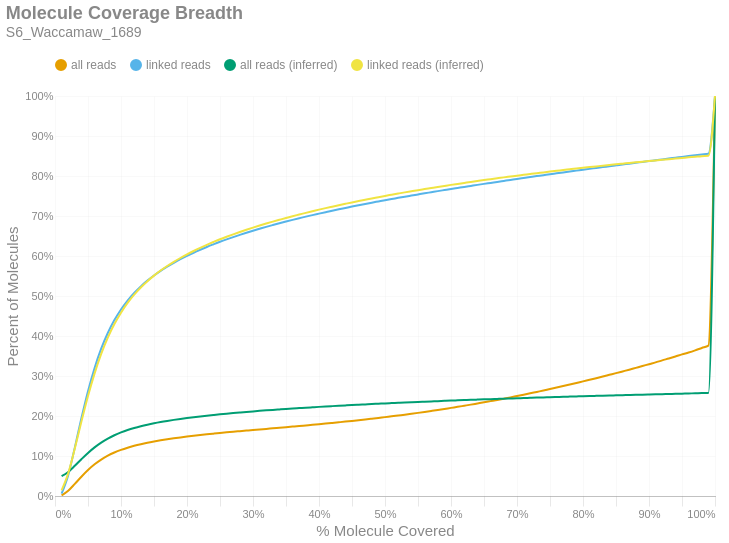

Source (notebook cell):
### Markdown cell above
### Molecule Read Coverage
This chart shows molecule coverage breadth as computed by the number of bases aligned to that molecule. In other words, "*how much of each unique long molecule is actually sequenced/aligned?*" Keep in mind there is a distinction between sequences and alignments, since some sequences belonging to a particular molecule may not align well and wouldn't appear in the alignment data. This chart also shows molecule coverage breadth as computed by the *inferred fragment* from which the aligned sequences originate. Unlike read coverage, this calculation takes into account the total insert size, including unsequenced gaps between the forward and reverse reads. Like the previous figures, these are cumulative percents.

### Code cell
if SKIPLR:
    print_html(f"Skipped")
else:
    binned_df = consolidated_hist(valids['coverage_bp'], mask, 0.01, True)
    binned_df_inf = consolidated_hist(valids['coverage_inserts'], mask, 0.01, True)
    binned_df = binned_df.with_columns(pl.lit(binned_df_inf['all reads (cumsum)']).alias('all reads (inferred)'))
    binned_df = binned_df.with_columns(pl.lit(binned_df_inf['linked reads (cumsum)']).alias('linked reads (inferred)'))
    binned_df = binned_df.with_columns(
        (pl.col('bin').cast(pl.Float64) + 0.01).alias('right_edge')
    )

    with SafeRender(binned_df):
        (
            density_plot(binned_df, 'Molecule Coverage Breadth', samplename, 'molcov', ['all reads (inferred)','linked reads (inferred)'])
            .encode(
                #x=alt.X('bin:Q', title="% Molecule Covered").axis(format = '%').scale(padding=0),
                x=alt.X('right_edge:Q', title="% Molecule Covered").axis(format='%').scale(padding=0),
                y=alt.Y('value:Q', title='Percent of Molecules')
                    .axis(format='%')
                    .stack(False)
                    .scale(domainMin=0, padding=0),
                color=alt.Color("key:N").scale(domain = ["all reads", "linked reads", "all reads (inferred)", "linked reads (inferred)"]),
                tooltip = [
                    alt.Tooltip("key:N", title = "Data Type"),
                    alt.Tooltip("range_label:N", title="% Molecule Covered"),
                    alt.Tooltip("value:Q", format = ".2%", title="% Molecules")
                ]
            )
        ).display()

### Figure 1 — Vega-Lite specification as saved in the notebook (floating-point values rounded to 4 significant figures)
{"width": "container", "height": 400, "config": {"title": {"anchor": "start", "dy": -15, "fontSize": 18, "color": "#888888", "subtitleColor": "#888888", "subtitleFontSize": 14}, "arc": {"fill": "#0072B2"}, "axis": {"domainColor": "#888888", "domainWidth": 0.5, "gridWidth": 0.2, "grid": false, "titleFontWeight": 400, "titleFontSize": 15, "labelFontSize": 11, "labelColor": "#888888", "tickColor": "#888888", "tickWidth": 0.2, "titleColor": "#888888"}, "axisBand": {"grid": false}, "axisX": {"grid": true, "tickSize": 10, "domainCap": "round"}, "axisY": {"domain": false, "grid": true, "tickSize": 0, "domainCap": "round"}, "background": "transparent", "header": {"labelFontSize": 15, "labelColor": "#888888", "titleFontSize": 15, "titleFontWeight": 600, "titleColor": "#888888"}, "legend": {"labelFont": "sans-serif", "labelFontSize": 12, "labelColor": "#888888", "symbolSize": 100, "symbolType": "circle", "titleFontSize": 12, "titlePadding": 10, "titleColor": "#888888", "title": null, "orient": "top"}, "range": {"category": ["#E69F00", "#56B4E9", "#009E73", "#F0E442", "#0072B2", "#D55E00", "#CC79A7", "#000000"], "diverging": ["#cfe8f3", "#a2d4ec", "#73bfe2", "#46abdb", "#1696d2", "#12719e"]}, "area": {"fill": "#0072B2", "fillOpacity": 0.7, "line": true, "strokeOpacity": 0.7}, "line": {"color": "#0072B2", "stroke": "#0072B2", "strokeWidth": 2}, "trail": {"color": "#0072B2", "stroke": "#0072B2", "strokeWidth": 0, "size": 1}, "point": {"filled": true, "fillOpacity": 1.0, "size": 95}, "text": {"color": "#888888", "fontSize": 11, "align": "right", "fontWeight": 400, "size": 11}, "bar": {"fill": "#0072B2", "stroke": null}, "view": {"stroke": null, "continuousWidth": 660, "continuousHeight": 400}}, "data": {"name": "data-6d69ba42d8a41b043a12a230f6569bdf"}, "mark": {"type": "line", "interpolate": "monotone", "point": {"opacity": 0, "size": 275}}, "encoding": {"color": {"field": "key", "scale": {"domain": ["all reads", "linked reads", "all reads (inferred)", "linked reads (inferred)"]}, "type": "nominal"}, "tooltip": [{"field": "key", "title": "Data Type", "type": "nominal"}, {"field": "range_label", "title": "% Molecule Covered", "type": "nominal"}, {"field": "value", "format": ".2%", "title": "% Molecules", "type": "quantitative"}], "x": {"axis": {"format": "%"}, "field": "right_edge", "scale": {"padding": 0}, "title": "% Molecule Covered", "type": "quantitative"}, "y": {"axis": {"format": "%"}, "field": "value", "scale": {"domainMin": 0, "padding": 0}, "stack": false, "title": "Percent of Molecules", "type": "quantitative"}}, "params": [{"name": "param_c36ac31b6afebe62", "select": {"type": "point", "fields": ["key"]}, "bind": "legend"}], "title": {"text": "Molecule Coverage Breadth", "subtitle": "S6_Waccamaw_1689"}, "transform": [{"fold": ["all reads (cumsum)", "linked reads (cumsum)", "all reads (inferred)", "linked reads (inferred)"]}, {"calculate": "replace(datum.key, ' (cumsum)', '')", "as": "key"}, {"filter": {"param": "param_c36ac31b6afebe62"}}], "usermeta": {"embedOptions": {"downloadFileName": "S6_Waccamaw_1689.molcov"}}, "$schema": "https://vega.github.io/schema/vega-lite/v6.1.0.json", "datasets": {"data-6d69ba42d8a41b043a12a230f6569bdf": [{"bin": "0.0", "interval": "0.0-0.01", "all reads": 0.001573, "linked reads": 0.005692, "all reads (cumsum)": 0.001573, "linked reads (cumsum)": 0.005692, "range_label": "0.0-0.01", "all reads (inferred)": 0.04956, "linked reads (inferred)": 0.01415, "right_edge": 0.01}, {"bin": "0.01", "interval": "0.01-0.02", "all reads": 0.01157, "linked reads": 0.04623, "all reads (cumsum)": 0.01314, "linked reads (cumsum)": 0.05192, "range_label": "0.01-0.02", "all reads (inferred)": 0.06011, "linked reads (inferred)": 0.05647, "right_edge": 0.02}, {"bin": "0.02", "interval": "0.02-0.03", "all reads": 0.01706, "linked reads": 0.06908, "all reads (cumsum)": 0.0302, "linked reads (cumsum)": 0.121, "range_label": "0.02-0.03", "all reads (inferred)": 0.07545, "linked reads (inferred)": 0.1186, "right_edge": 0.03}, {"bin": "0.03", "interval": "0.03-0.04", "all reads": 0.01804, "linked reads": 0.07328, "all reads (cumsum)": 0.04824, "linked reads (cumsum)": 0.1943, "range_label": "0.03-0.04", "all reads (inferred)": 0.09199, "linked reads (inferred)": 0.1859, "right_edge": 0.04}, {"bin": "0.04", "interval": "0.04-0.05", "all reads": 0.01667, "linked reads": 0.06778, "all reads (cumsum)": 0.06491, "linked reads (cumsum)": 0.2621, "range_label": "0.04-0.05", "all reads (inferred)": 0.1078, "linked reads (inferred)": 0.2501, "right_edge": 0.05}, {"bin": "0.05", "interval": "0.05-0.06", "all reads": 0.01428, "linked reads": 0.05806, "all reads (cumsum)": 0.0792, "linked reads (cumsum)": 0.3201, "range_label": "0.05-0.06", "all reads (inferred)": 0.1217, "linked reads (inferred)": 0.3067, "right_edge": 0.06}, {"bin": "0.06", "interval": "0.06-0.07", "all reads": 0.01185, "linked reads": 0.04816, "all reads (cumsum)": 0.09105, "linked reads (cumsum)": 0.3683, "range_label": "0.06-0.07", "all reads (inferred)": 0.1335, "linked reads (inferred)": 0.3551, "right_edge": 0.07}, {"bin": "0.07", "interval": "0.07-0.08", "all reads": 0.009656, "linked reads": 0.03921, "all reads (cumsum)": 0.1007, "linked reads (cumsum)": 0.4075, "range_label": "0.07-0.08", "all reads (inferred)": 0.1435, "linked reads (inferred)": 0.3958, "right_edge": 0.08}, {"bin": "0.08", "interval": "0.08-0.09", "all reads": 0.007948, "linked reads": 0.03223, "all reads (cumsum)": 0.1087, "linked reads (cumsum)": 0.4397, "range_label": "0.08-0.09", "all reads (inferred)": 0.1519, "linked reads (inferred)": 0.4298, "right_edge": 0.09}, {"bin": "0.09", "interval": "0.09-0.1", "all reads": 0.006588, "linked reads": 0.02666, "all reads (cumsum)": 0.1152, "linked reads (cumsum)": 0.4664, "range_label": "0.09-0.1", "all reads (inferred)": 0.1589, "linked reads (inferred)": 0.4583, "right_edge": 0.1}, {"bin": "0.1", "interval": "0.1-0.11", "all reads": 0.005495, "linked reads": 0.02222, "all reads (cumsum)": 0.1207, "linked reads (cumsum)": 0.4886, "range_label": "0.1-0.11", "all reads (inferred)": 0.1649, "linked reads (inferred)": 0.4827, "right_edge": 0.11}, {"bin": "0.11", "interval": "0.11-0.12", "all reads": 0.004728, "linked reads": 0.01908, "all reads (cumsum)": 0.1255, "linked reads (cumsum)": 0.5077, "range_label": "0.11-0.12", "all reads (inferred)": 0.17, "linked reads (inferred)": 0.5033, "right_edge": 0.12}, {"bin": "0.12", "interval": "0.12-0.13", "all reads": 0.004049, "linked reads": 0.0163, "all reads (cumsum)": 0.1295, "linked reads (cumsum)": 0.524, "range_label": "0.12-0.13", "all reads (inferred)": 0.1744, "linked reads (inferred)": 0.5211, "right_edge": 0.13}, {"bin": "0.13", "interval": "0.13-0.14", "all reads": 0.003584, "linked reads": 0.01443, "all reads (cumsum)": 0.1331, "linked reads (cumsum)": 0.5384, "range_label": "0.13-0.14", "all reads (inferred)": 0.1783, "linked reads (inferred)": 0.5368, "right_edge": 0.14}, {"bin": "0.14", "interval": "0.14-0.15", "all reads": 0.003157, "linked reads": 0.01268, "all reads (cumsum)": 0.1363, "linked reads (cumsum)": 0.5511, "range_label": "0.14-0.15", "all reads (inferred)": 0.1818, "linked reads (inferred)": 0.5509, "right_edge": 0.15}, {"bin": "0.15", "interval": "0.15-0.16", "all reads": 0.002912, "linked reads": 0.01167, "all reads (cumsum)": 0.1392, "linked reads (cumsum)": 0.5628, "range_label": "0.15-0.16", "all reads (inferred)": 0.1849, "linked reads (inferred)": 0.5636, "right_edge": 0.16}, {"bin": "0.16", "interval": "0.16-0.17", "all reads": 0.002628, "linked reads": 0.01051, "all reads (cumsum)": 0.1418, "linked reads (cumsum)": 0.5733, "range_label": "0.16-0.17", "all reads (inferred)": 0.1877, "linked reads (inferred)": 0.5749, "right_edge": 0.17}, {"bin": "0.17", "interval": "0.17-0.18", "all reads": 0.002421, "linked reads": 0.009681, "all reads (cumsum)": 0.1442, "linked reads (cumsum)": 0.5829, "range_label": "0.17-0.18", "all reads (inferred)": 0.1903, "linked reads (inferred)": 0.5854, "right_edge": 0.18}, {"bin": "0.18", "interval": "0.18-0.19", "all reads": 0.002276, "linked reads": 0.009055, "all reads (cumsum)": 0.1465, "linked reads (cumsum)": 0.592, "range_label": "0.18-0.19", "all reads (inferred)": 0.1927, "linked reads (inferred)": 0.595, "right_edge": 0.19}, {"bin": "0.19", "interval": "0.19-0.2", "all reads": 0.002103, "linked reads": 0.008345, "all reads (cumsum)": 0.1486, "linked reads (cumsum)": 0.6003, "range_label": "0.19-0.2", "all reads (inferred)": 0.1949, "linked reads (inferred)": 0.6041, "right_edge": 0.2}, {"bin": "0.2", "interval": "0.2-0.21", "all reads": 0.00198, "linked reads": 0.007843, "all reads (cumsum)": 0.1506, "linked reads (cumsum)": 0.6082, "range_label": "0.2-0.21", "all reads (inferred)": 0.197, "linked reads (inferred)": 0.6125, "right_edge": 0.21}, {"bin": "0.21", "interval": "0.21-0.22", "all reads": 0.001865, "linked reads": 0.007343, "all reads (cumsum)": 0.1524, "linked reads (cumsum)": 0.6155, "range_label": "0.21-0.22", "all reads (inferred)": 0.199, "linked reads (inferred)": 0.6204, "right_edge": 0.22}, {"bin": "0.22", "interval": "0.22-0.23", "all reads": 0.001791, "linked reads": 0.007038, "all reads (cumsum)": 0.1542, "linked reads (cumsum)": 0.6226, "range_label": "0.22-0.23", "all reads (inferred)": 0.2008, "linked reads (inferred)": 0.6279, "right_edge": 0.23}, {"bin": "0.23", "interval": "0.23-0.24", "all reads": 0.001681, "linked reads": 0.006578, "all reads (cumsum)": 0.1559, "linked reads (cumsum)": 0.6291, "range_label": "0.23-0.24", "all reads (inferred)": 0.2026, "linked reads (inferred)": 0.635, "right_edge": 0.24}, {"bin": "0.24", "interval": "0.24-0.25", "all reads": 0.001645, "linked reads": 0.006402, "all reads (cumsum)": 0.1576, "linked reads (cumsum)": 0.6356, "range_label": "0.24-0.25", "all reads (inferred)": 0.2043, "linked reads (inferred)": 0.6418, "right_edge": 0.25}, {"bin": "0.25", "interval": "0.25-0.26", "all reads": 0.001553, "linked reads": 0.006004, "all reads (cumsum)": 0.1591, "linked reads (cumsum)": 0.6416, "range_label": "0.25-0.26", "all reads (inferred)": 0.2059, "linked reads (inferred)": 0.6481, "right_edge": 0.26}, {"bin": "0.26", "interval": "0.26-0.27", "all reads": 0.001495, "linked reads": 0.005715, "all reads (cumsum)": 0.1606, "linked reads (cumsum)": 0.6473, "range_label": "0.26-0.27", "all reads (inferred)": 0.2074, "linked reads (inferred)": 0.6542, "right_edge": 0.27}, {"bin": "0.27", "interval": "0.27-0.28", "all reads": 0.001441, "linked reads": 0.005426, "all reads (cumsum)": 0.162, "linked reads (cumsum)": 0.6527, "range_label": "0.27-0.28", "all reads (inferred)": 0.2088, "linked reads (inferred)": 0.6599, "right_edge": 0.28}, {"bin": "0.28", "interval": "0.28-0.29", "all reads": 0.001441, "linked reads": 0.005306, "all reads (cumsum)": 0.1635, "linked reads (cumsum)": 0.658, "range_label": "0.28-0.29", "all reads (inferred)": 0.2102, "linked reads (inferred)": 0.6656, "right_edge": 0.29}, {"bin": "0.29", "interval": "0.29-0.3", "all reads": 0.001437, "linked reads": 0.005149, "all reads (cumsum)": 0.1649, "linked reads (cumsum)": 0.6632, "range_label": "0.29-0.3", "all reads (inferred)": 0.2116, "linked reads (inferred)": 0.671, "right_edge": 0.3}, {"bin": "0.3", "interval": "0.3-0.31", "all reads": 0.001396, "linked reads": 0.004858, "all reads (cumsum)": 0.1663, "linked reads (cumsum)": 0.668, "range_label": "0.3-0.31", "all reads (inferred)": 0.2128, "linked reads (inferred)": 0.6761, "right_edge": 0.31}, {"bin": "0.31", "interval": "0.31-0.32", "all reads": 0.001444, "linked reads": 0.004812, "all reads (cumsum)": 0.1678, "linked reads (cumsum)": 0.6728, "range_label": "0.31-0.32", "all reads (inferred)": 0.2141, "linked reads (inferred)": 0.6811, "right_edge": 0.32}, {"bin": "0.32", "interval": "0.32-0.33", "all reads": 0.001407, "linked reads": 0.004582, "all reads (cumsum)": 0.1692, "linked reads (cumsum)": 0.6774, "range_label": "0.32-0.33", "all reads (inferred)": 0.2153, "linked reads (inferred)": 0.6859, "right_edge": 0.33}, {"bin": "0.33", "interval": "0.33-0.34", "all reads": 0.001431, "linked reads": 0.004475, "all reads (cumsum)": 0.1706, "linked reads (cumsum)": 0.6819, "range_label": "0.33-0.34", "all reads (inferred)": 0.2164, "linked reads (inferred)": 0.6905, "right_edge": 0.34}, {"bin": "0.34", "interval": "0.34-0.35", "all reads": 0.001423, "linked reads": 0.004299, "all reads (cumsum)": 0.172, "linked reads (cumsum)": 0.6862, "range_label": "0.34-0.35", "all reads (inferred)": 0.2176, "linked reads (inferred)": 0.6951, "right_edge": 0.35}, {"bin": "0.35", "interval": "0.35-0.36", "all reads": 0.001433, "linked reads": 0.004135, "all reads (cumsum)": 0.1735, "linked reads (cumsum)": 0.6903, "range_label": "0.35-0.36", "all reads (inferred)": 0.2187, "linked reads (inferred)": 0.6995, "right_edge": 0.36}, {"bin": "0.36", "interval": "0.36-0.37", "all reads": 0.001444, "linked reads": 0.00405, "all reads (cumsum)": 0.1749, "linked reads (cumsum)": 0.6944, "range_label": "0.36-0.37", "all reads (inferred)": 0.2197, "linked reads (inferred)": 0.7037, "right_edge": 0.37}, {"bin": "0.37", "interval": "0.37-0.38", "all reads": 0.00151, "linked reads": 0.004007, "all reads (cumsum)": 0.1764, "linked reads (cumsum)": 0.6984, "range_label": "0.37-0.38", "all reads (inferred)": 0.2208, "linked reads (inferred)": 0.7079, "right_edge": 0.38}, {"bin": "0.38", "interval": "0.38-0.39", "all reads": 0.001499, "linked reads": 0.003828, "all reads (cumsum)": 0.1779, "linked reads (cumsum)": 0.7022, "range_label": "0.38-0.39", "all reads (inferred)": 0.2218, "linked reads (inferred)": 0.7119, "right_edge": 0.39}, {"bin": "0.39", "interval": "0.39-0.4", "all reads": 0.001541, "linked reads": 0.003717, "all reads (cumsum)": 0.1795, "linked reads (cumsum)": 0.7059, "range_label": "0.39-0.4", "all reads (inferred)": 0.2228, "linked reads (inferred)": 0.7159, "right_edge": 0.4}, {"bin": "0.4", "interval": "0.4-0.41", "all reads": 0.00158, "linked reads": 0.003692, "all reads (cumsum)": 0.181, "linked reads (cumsum)": 0.7096, "range_label": "0.4-0.41", "all reads (inferred)": 0.2238, "linked reads (inferred)": 0.7197, "right_edge": 0.41}, {"bin": "0.41", "interval": "0.41-0.42", "all reads": 0.001639, "linked reads": 0.00365, "all reads (cumsum)": 0.1827, "linked reads (cumsum)": 0.7133, "range_label": "0.41-0.42", "all reads (inferred)": 0.2247, "linked reads (inferred)": 0.7234, "right_edge": 0.42}, {"bin": "0.42", "interval": "0.42-0.43", "all reads": 0.001664, "linked reads": 0.003546, "all reads (cumsum)": 0.1843, "linked reads (cumsum)": 0.7168, "range_label": "0.42-0.43", "all reads (inferred)": 0.2256, "linked reads (inferred)": 0.7269, "right_edge": 0.43}, {"bin": "0.43", "interval": "0.43-0.44", "all reads": 0.00168, "linked reads": 0.003427, "all reads (cumsum)": 0.186, "linked reads (cumsum)": 0.7202, "range_label": "0.43-0.44", "all reads (inferred)": 0.2265, "linked reads (inferred)": 0.7305, "right_edge": 0.44}, {"bin": "0.44", "interval": "0.44-0.45", "all reads": 0.001743, "linked reads": 0.003447, "all reads (cumsum)": 0.1878, "linked reads (cumsum)": 0.7237, "range_label": "0.44-0.45", "all reads (inferred)": 0.2274, "linked reads (inferred)": 0.734, "right_edge": 0.45}, {"bin": "0.45", "interval": "0.45-0.46", "all reads": 0.001778, "linked reads": 0.003273, "all reads (cumsum)": 0.1895, "linked reads (cumsum)": 0.7269, "range_label": "0.45-0.46", "all reads (inferred)": 0.2282, "linked reads (inferred)": 0.7373, "right_edge": 0.46}, {"bin": "0.46", "interval": "0.46-0.47", "all reads": 0.001824, "linked reads": 0.003227, "all reads (cumsum)": 0.1914, "linked reads (cumsum)": 0.7302, "range_label": "0.46-0.47", "all reads (inferred)": 0.229, "linked reads (inferred)": 0.7406, "right_edge": 0.47}, {"bin": "0.47", "interval": "0.47-0.48", "all reads": 0.001863, "linked reads": 0.003172, "all reads (cumsum)": 0.1932, "linked reads (cumsum)": 0.7333, "range_label": "0.47-0.48", "all reads (inferred)": 0.2299, "linked reads (inferred)": 0.7439, "right_edge": 0.48}, {"bin": "0.48", "interval": "0.48-0.49", "all reads": 0.001879, "linked reads": 0.003124, "all reads (cumsum)": 0.1951, "linked reads (cumsum)": 0.7365, "range_label": "0.48-0.49", "all reads (inferred)": 0.2307, "linked reads (inferred)": 0.747, "right_edge": 0.49}, {"bin": "0.49", "interval": "0.49-0.5", "all reads": 0.002103, "linked reads": 0.003127, "all reads (cumsum)": 0.1972, "linked reads (cumsum)": 0.7396, "range_label": "0.49-0.5", "all reads (inferred)": 0.2315, "linked reads (inferred)": 0.7502, "right_edge": 0.5}, {"bin": "0.5", "interval": "0.5-0.51", "all reads": 0.001915, "linked reads": 0.002877, "all reads (cumsum)": 0.1991, "linked reads (cumsum)": 0.7425, "range_label": "0.5-0.51", "all reads (inferred)": 0.2322, "linked reads (inferred)": 0.7532, "right_edge": 0.51}, {"bin": "0.51", "interval": "0.51-0.52", "all reads": 0.00214, "linked reads": 0.002946, "all reads (cumsum)": 0.2013, "linked reads (cumsum)": 0.7454, "range_label": "0.51-0.52", "all reads (inferred)": 0.233, "linked reads (inferred)": 0.7561, "right_edge": 0.52}, {"bin": "0.52", "interval": "0.52-0.53", "all reads": 0.002115, "linked reads": 0.002892, "all reads (cumsum)": 0.2034, "linked reads (cumsum)": 0.7483, "range_label": "0.52-0.53", "all reads (inferred)": 0.2337, "linked reads (inferred)": 0.759, "right_edge": 0.53}, {"bin": "0.53", "interval": "0.53-0.54", "all reads": 0.002183, "linked reads": 0.002801, "all reads (cumsum)": 0.2056, "linked reads (cumsum)": 0.7511, "range_label": "0.53-0.54", "all reads (inferred)": 0.2344, "linked reads (inferred)": 0.7618, "right_edge": 0.54}, {"bin": "0.54", "interval": "0.54-0.55", "all reads": 0.002241, "linked reads": 0.002798, "all reads (cumsum)": 0.2078, "linked reads (cumsum)": 0.7539, "range_label": "0.54-0.55", "all reads (inferred)": 0.2351, "linked reads (inferred)": 0.7646, "right_edge": 0.55}, {"bin": "0.55", "interval": "0.55-0.56", "all reads": 0.002356, "linked reads": 0.002796, "all reads (cumsum)": 0.2102, "linked reads (cumsum)": 0.7567, "range_label": "0.55-0.56", "all reads (inferred)": 0.2358, "linked reads (inferred)": 0.7672, "right_edge": 0.56}, {"bin": "0.56", "interval": "0.56-0.57", "all reads": 0.002423, "linked reads": 0.002733, "all reads (cumsum)": 0.2126, "linked reads (cumsum)": 0.7594, "range_label": "0.56-0.57", "all reads (inferred)": 0.2365, "linked reads (inferred)": 0.7699, "right_edge": 0.57}, {"bin": "0.57", "interval": "0.57-0.58", "all reads": 0.002459, "linked reads": 0.00274, "all reads (cumsum)": 0.215, "linked reads (cumsum)": 0.7622, "range_label": "0.57-0.58", "all reads (inferred)": 0.2372, "linked reads (inferred)": 0.7726, "right_edge": 0.58}, {"bin": "0.58", "interval": "0.58-0.59", "all reads": 0.002561, "linked reads": 0.002703, "all reads (cumsum)": 0.2176, "linked reads (cumsum)": 0.7649, "range_label": "0.58-0.59", "all reads (inferred)": 0.2378, "linked reads (inferred)": 0.7752, "right_edge": 0.59}, {"bin": "0.59", "interval": "0.59-0.6", "all reads": 0.002688, "linked reads": 0.002703, "all reads (cumsum)": 0.2203, "linked reads (cumsum)": 0.7676, "range_label": "0.59-0.6", "all reads (inferred)": 0.2385, "linked reads (inferred)": 0.7778, "right_edge": 0.6}, {"bin": "0.6", "interval": "0.6-0.61", "all reads": 0.002581, "linked reads": 0.002526, "all reads (cumsum)": 0.2229, "linked reads (cumsum)": 0.7701, "range_label": "0.6-0.61", "all reads (inferred)": 0.2391, "linked reads (inferred)": 0.7803, "right_edge": 0.61}, {"bin": "0.61", "interval": "0.61-0.62", "all reads": 0.002772, "linked reads": 0.002514, "all reads (cumsum)": 0.2256, "linked reads (cumsum)": 0.7726, "range_label": "0.61-0.62", "all reads (inferred)": 0.2398, "linked reads (inferred)": 0.7827, "right_edge": 0.62}, {"bin": "0.62", "interval": "0.62-0.63", "all reads": 0.002773, "linked reads": 0.002587, "all reads (cumsum)": 0.2284, "linked reads (cumsum)": 0.7752, "range_label": "0.62-0.63", "all reads (inferred)": 0.2404, "linked reads (inferred)": 0.7852, "right_edge": 0.63}, {"bin": "0.63", "interval": "0.63-0.64", "all reads": 0.002886, "linked reads": 0.002589, "all reads (cumsum)": 0.2313, "linked reads (cumsum)": 0.7778, "range_label": "0.63-0.64", "all reads (inferred)": 0.241, "linked reads (inferred)": 0.7875, "right_edge": 0.64}, {"bin": "0.64", "interval": "0.64-0.65", "all reads": 0.002876, "linked reads": 0.002503, "all reads (cumsum)": 0.2342, "linked reads (cumsum)": 0.7803, "range_label": "0.64-0.65", "all reads (inferred)": 0.2416, "linked reads (inferred)": 0.7898, "right_edge": 0.65}, {"bin": "0.65", "interval": "0.65-0.66", "all reads": 0.003044, "linked reads": 0.002458, "all reads (cumsum)": 0.2372, "linked reads (cumsum)": 0.7828, "range_label": "0.65-0.66", "all reads (inferred)": 0.2421, "linked reads (inferred)": 0.7921, "right_edge": 0.66}, {"bin": "0.66", "interval": "0.66-0.67", "all reads": 0.003037, "linked reads": 0.002471, "all reads (cumsum)": 0.2403, "linked reads (cumsum)": 0.7852, "range_label": "0.66-0.67", "all reads (inferred)": 0.2427, "linked reads (inferred)": 0.7943, "right_edge": 0.67}, {"bin": "0.67", "interval": "0.67-0.68", "all reads": 0.003115, "linked reads": 0.002446, "all reads (cumsum)": 0.2434, "linked reads (cumsum)": 0.7877, "range_label": "0.67-0.68", "all reads (inferred)": 0.2433, "linked reads (inferred)": 0.7966, "right_edge": 0.68}, {"bin": "0.68", "interval": "0.68-0.69", "all reads": 0.003179, "linked reads": 0.002447, "all reads (cumsum)": 0.2465, "linked reads (cumsum)": 0.7901, "range_label": "0.68-0.69", "all reads (inferred)": 0.2439, "linked reads (inferred)": 0.7987, "right_edge": 0.69}, {"bin": "0.69", "interval": "0.69-0.7", "all reads": 0.003337, "linked reads": 0.002482, "all reads (cumsum)": 0.2499, "linked reads (cumsum)": 0.7926, "range_label": "0.69-0.7", "all reads (inferred)": 0.2444, "linked reads (inferred)": 0.8008, "right_edge": 0.7}, {"bin": "0.7", "interval": "0.7-0.71", "all reads": 0.003301, "linked reads": 0.00238, "all reads (cumsum)": 0.2532, "linked reads (cumsum)": 0.795, "range_label": "0.7-0.71", "all reads (inferred)": 0.2449, "linked reads (inferred)": 0.8029, "right_edge": 0.71}, {"bin": "0.71", "interval": "0.71-0.72", "all reads": 0.00344, "linked reads": 0.002372, "all reads (cumsum)": 0.2566, "linked reads (cumsum)": 0.7974, "range_label": "0.71-0.72", "all reads (inferred)": 0.2455, "linked reads (inferred)": 0.805, "right_edge": 0.72}, {"bin": "0.72", "interval": "0.72-0.73", "all reads": 0.003566, "linked reads": 0.002369, "all reads (cumsum)": 0.2602, "linked reads (cumsum)": 0.7997, "range_label": "0.72-0.73", "all reads (inferred)": 0.246, "linked reads (inferred)": 0.8071, "right_edge": 0.73}, {"bin": "0.73", "interval": "0.73-0.74", "all reads": 0.003494, "linked reads": 0.002341, "all reads (cumsum)": 0.2637, "linked reads (cumsum)": 0.8021, "range_label": "0.73-0.74", "all reads (inferred)": 0.2465, "linked reads (inferred)": 0.809, "right_edge": 0.74}, {"bin": "0.74", "interval": "0.74-0.75", "all reads": 0.003769, "linked reads": 0.002401, "all reads (cumsum)": 0.2675, "linked reads (cumsum)": 0.8045, "range_label": "0.74-0.75", "all reads (inferred)": 0.247, "linked reads (inferred)": 0.8111, "right_edge": 0.75}, {"bin": "0.75", "interval": "0.75-0.76", "all reads": 0.003578, "linked reads": 0.002176, "all reads (cumsum)": 0.271, "linked reads (cumsum)": 0.8067, "range_label": "0.75-0.76", "all reads (inferred)": 0.2475, "linked reads (inferred)": 0.813, "right_edge": 0.76}, {"bin": "0.76", "interval": "0.76-0.77", "all reads": 0.003749, "linked reads": 0.002241, "all reads (cumsum)": 0.2748, "linked reads (cumsum)": 0.8089, "range_label": "0.76-0.77", "all reads (inferred)": 0.248, "linked reads (inferred)": 0.8149, "right_edge": 0.77}, {"bin": "0.77", "interval": "0.77-0.78", "all reads": 0.003858, "linked reads": 0.002355, "all reads (cumsum)": 0.2786, "linked reads (cumsum)": 0.8112, "range_label": "0.77-0.78", "all reads (inferred)": 0.2485, "linked reads (inferred)": 0.8168, "right_edge": 0.78}, {"bin": "0.78", "interval": "0.78-0.79", "all reads": 0.003854, "linked reads": 0.00219, "all reads (cumsum)": 0.2825, "linked reads (cumsum)": 0.8134, "range_label": "0.78-0.79", "all reads (inferred)": 0.249, "linked reads (inferred)": 0.8187, "right_edge": 0.79}, {"bin": "0.79", "interval": "0.79-0.8", "all reads": 0.004132, "linked reads": 0.002286, "all reads (cumsum)": 0.2866, "linked reads (cumsum)": 0.8157, "range_label": "0.79-0.8", "all reads (inferred)": 0.2495, "linked reads (inferred)": 0.8205, "right_edge": 0.8}, {"bin": "0.8", "interval": "0.8-0.81", "all reads": 0.003814, "linked reads": 0.002073, "all reads (cumsum)": 0.2904, "linked reads (cumsum)": 0.8178, "range_label": "0.8-0.81", "all reads (inferred)": 0.2499, "linked reads (inferred)": 0.8222, "right_edge": 0.81}, {"bin": "0.81", "interval": "0.81-0.82", "all reads": 0.004042, "linked reads": 0.002264, "all reads (cumsum)": 0.2945, "linked reads (cumsum)": 0.8201, "range_label": "0.81-0.82", "all reads (inferred)": 0.2504, "linked reads (inferred)": 0.824, "right_edge": 0.82}, {"bin": "0.82", "interval": "0.82-0.83", "all reads": 0.004172, "linked reads": 0.002166, "all reads (cumsum)": 0.2987, "linked reads (cumsum)": 0.8222, "range_label": "0.82-0.83", "all reads (inferred)": 0.2508, "linked reads (inferred)": 0.8258, "right_edge": 0.83}, {"bin": "0.83", "interval": "0.83-0.84", "all reads": 0.004243, "linked reads": 0.002221, "all reads (cumsum)": 0.3029, "linked reads (cumsum)": 0.8244, "range_label": "0.83-0.84", "all reads (inferred)": 0.2513, "linked reads (inferred)": 0.8275, "right_edge": 0.84}, {"bin": "0.84", "interval": "0.84-0.85", "all reads": 0.004228, "linked reads": 0.002173, "all reads (cumsum)": 0.3071, "linked reads (cumsum)": 0.8266, "range_label": "0.84-0.85", "all reads (inferred)": 0.2517, "linked reads (inferred)": 0.8292, "right_edge": 0.85}, {"bin": "0.85", "interval": "0.85-0.86", "all reads": 0.004321, "linked reads": 0.002155, "all reads (cumsum)": 0.3114, "linked reads (cumsum)": 0.8288, "range_label": "0.85-0.86", "all reads (inferred)": 0.2522, "linked reads (inferred)": 0.8309, "right_edge": 0.86}, {"bin": "0.86", "interval": "0.86-0.87", "all reads": 0.004336, "linked reads": 0.002079, "all reads (cumsum)": 0.3158, "linked reads (cumsum)": 0.8309, "range_label": "0.86-0.87", "all reads (inferred)": 0.2526, "linked reads (inferred)": 0.8325, "right_edge": 0.87}, {"bin": "0.87", "interval": "0.87-0.88", "all reads": 0.00454, "linked reads": 0.002156, "all reads (cumsum)": 0.3203, "linked reads (cumsum)": 0.833, "range_label": "0.87-0.88", "all reads (inferred)": 0.253, "linked reads (inferred)": 0.8342, "right_edge": 0.88}, {"bin": "0.88", "interval": "0.88-0.89", "all reads": 0.004518, "linked reads": 0.002073, "all reads (cumsum)": 0.3248, "linked reads (cumsum)": 0.8351, "range_label": "0.88-0.89", "all reads (inferred)": 0.2534, "linked reads (inferred)": 0.8357, "right_edge": 0.89}, {"bin": "0.89", "interval": "0.89-0.9", "all reads": 0.004698, "linked reads": 0.002155, "all reads (cumsum)": 0.3295, "linked reads (cumsum)": 0.8372, "range_label": "0.89-0.9", "all reads (inferred)": 0.2538, "linked reads (inferred)": 0.8373, "right_edge": 0.9}, {"bin": "0.9", "interval": "0.9-0.91", "all reads": 0.004469, "linked reads": 0.002041, "all reads (cumsum)": 0.334, "linked reads (cumsum)": 0.8393, "range_label": "0.9-0.91", "all reads (inferred)": 0.2543, "linked reads (inferred)": 0.8389, "right_edge": 0.91}, {"bin": "0.91", "interval": "0.91-0.92", "all reads": 0.005138, "linked reads": 0.002179, "all reads (cumsum)": 0.3391, "linked reads (cumsum)": 0.8415, "range_label": "0.91-0.92", "all reads (inferred)": 0.2547, "linked reads (inferred)": 0.8405, "right_edge": 0.92}, {"bin": "0.92", "interval": "0.92-0.93", "all reads": 0.004506, "linked reads": 0.002125, "all reads (cumsum)": 0.3436, "linked reads (cumsum)": 0.8436, "range_label": "0.92-0.93", "all reads (inferred)": 0.2551, "linked reads (inferred)": 0.8421, "right_edge": 0.93}, {"bin": "0.93", "interval": "0.93-0.94", "all reads": 0.004968, "linked reads": 0.002051, "all reads (cumsum)": 0.3486, "linked reads (cumsum)": 0.8456, "range_label": "0.93-0.94", "all reads (inferred)": 0.2555, "linked reads (inferred)": 0.8436, "right_edge": 0.94}, {"bin": "0.94", "interval": "0.94-0.95", "all reads": 0.005458, "linked reads": 0.00208, "all reads (cumsum)": 0.3541, "linked reads (cumsum)": 0.8477, "range_label": "0.94-0.95", "all reads (inferred)": 0.2559, "linked reads (inferred)": 0.8451, "right_edge": 0.95}, {"bin": "0.95", "interval": "0.95-0.96", "all reads": 0.004635, "linked reads": 0.002041, "all reads (cumsum)": 0.3587, "linked reads (cumsum)": 0.8498, "range_label": "0.95-0.96", "all reads (inferred)": 0.2564, "linked reads (inferred)": 0.8467, "right_edge": 0.96}, {"bin": "0.96", "interval": "0.96-0.97", "all reads": 0.005372, "linked reads": 0.001972, "all reads (cumsum)": 0.3641, "linked reads (cumsum)": 0.8517, "range_label": "0.96-0.97", "all reads (inferred)": 0.2568, "linked reads (inferred)": 0.8482, "right_edge": 0.97}, {"bin": "0.97", "interval": "0.97-0.98", "all reads": 0.00602, "linked reads": 0.001979, "all reads (cumsum)": 0.3701, "linked reads (cumsum)": 0.8537, "range_label": "0.97-0.98", "all reads (inferred)": 0.2573, "linked reads (inferred)": 0.8497, "right_edge": 0.98}, {"bin": "0.98", "interval": "0.98-0.99", "all reads": 0.0057, "linked reads": 0.00211, "all reads (cumsum)": 0.3758, "linked reads (cumsum)": 0.8558, "range_label": "0.98-0.99", "all reads (inferred)": 0.2576, "linked reads (inferred)": 0.8505, "right_edge": 0.99}, {"bin": "0.99", "interval": "0.99-1.0", "all reads": 0.6242, "linked reads": 0.1442, "all reads (cumsum)": 1.0, "linked reads (cumsum)": 1.0, "range_label": "0.99-1.0", "all reads (inferred)": 1.0, "linked reads (inferred)": 1.0, "right_edge": 1.0}]}}
